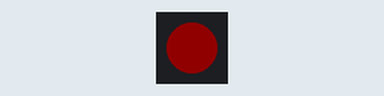
Simulated run of this program. Board: Pycom board running MicroPython. Parts: 1 RGB LEDs in strip order, left to right. Dim RGB values are drawn brighter than linear; the LoRaWAN join succeeds after 3 s and a send takes 0.1 s; library files of the repository ran but are not shown: 1 file(s); what the program prints to the serial console is not drawn.

Above: at 3.5 s.
At 28.0 s:
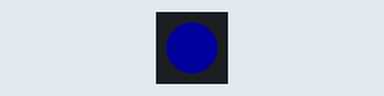
Timing chart, 0 to 63.7 s (numbered marks = the images above):
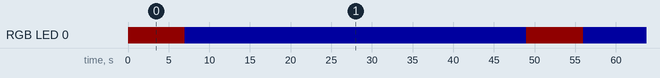

Measured:
- by itself, RGB LED 0: alternates RGB(16, 0, 0) for 7.0 s and RGB(0, 0, 32) for 42.0 s

The program:

main.py
```python
from network import LoRa
import socket

import binascii
import struct

import ustruct
#import ubinascii

import time
import config

import machine
from machine import UART

import pycom

import json
from machine import Pin
pycom.heartbeat(False)

arduinoUART = machine.UART(1, baudrate=9600, pins=('P20','P21'))

LORA_FREQUENCY = 903900000
LORA_NODE_DR = 1

lora = LoRa(mode=LoRa.LORAWAN, region=LoRa.US915, adr=False)

dev_addr = struct.unpack(">l", binascii.unhexlify('26021AED'))[0]
nwk_swkey = binascii.unhexlify('8B4852CFCEACFD09AFDC71FCAEF7C360')
app_swkey = binascii.unhexlify('CF314217B74704330EA8393C1AC325F7')

# remove all the non-default channels
for i in range(0, 72):  # Australia
    lora.remove_channel(i)

# set the 3 default channels to the same frequency
lora.add_channel(0, frequency=LORA_FREQUENCY, dr_min=0, dr_max=4)
lora.add_channel(1, frequency=LORA_FREQUENCY, dr_min=0, dr_max=4)
lora.add_channel(2, frequency=LORA_FREQUENCY, dr_min=0, dr_max=4)

# join a network using ABP (Activation By Personalization)
lora.join(activation=LoRa.ABP, auth=(dev_addr, nwk_swkey, app_swkey))

# create a LoRa socket
s = socket.socket(socket.AF_LORA, socket.SOCK_RAW)

# set the LoRaWAN data rate
s.setsockopt(socket.SOL_LORA, socket.SO_DR, LORA_NODE_DR)

# make the socket blocking
#   True -> means we will wait for data to be sent
#s.setblocking(True)
s.setblocking(False)

'''
for i in range (200):
    pycom.rgbled(0x100000);
    pkt = b'PKT #' + bytes([i])
    print('Sending:', pkt)
    s.send(pkt)
    time.sleep(4)
    pycom.rgbled(0x001008)
    rx, port = s.recvfrom(256)
    if rx:
        print('Received: {}, on port: {}'.format(rx, port))
    time.sleep(6)
'''

# 32 BYTES
#                   12345678901234567890123456789012345678
seesawDataFormat = 'BBBBBBBBBBBBBBBBBBBBBBBBBBBBBBBBBBBBBB'

def uploadData(data):
    print('Uploading Data over LoRa')
    pycom.rgbled(0x001003)

    #spliced = [data[i] for i in (0, 10, 11, 12, 13, 14, 15, 16, 17)]
    spliced = [data[i] for i in range(len(data))] # Send all
    #print('Sending>',end='',flush=True)
    #for i_data in spliced:
    #    print(i_data,end='',flush=True)
    #    s.send(bytes(i_data))
    #print(bytes(tuple(spliced)),end='',flush=True)
    s.setblocking(True)
    try:
        s.send(bytes(tuple(spliced)))
    except OSError:
        print('Operation Failed...')
    s.setblocking(False)

    #print('')
    pycom.rgbled(0x001003)
    time.sleep(0.10);

# To read seesaw:
#   issue start command (0xF0)
#   send address (I2C of seesaw)
#   send command (get data command = 0xA0)
def readSeesaws(currentSeesaw):
    success = False
    #print('Requesting Info From Arduino')
    # START COMMAND
    arduinoUART.write(bytes([0xF0]))
    # ADDRESS
    arduinoUART.write(bytes([0x10 + currentSeesaw]))
    # COMMAND
    arduinoUART.write(bytes([0xA0]))
    print('Request sent to arduino')
    time.sleep(1)
    while arduinoUART.any() >= ustruct.calcsize(seesawDataFormat):
        sawBuf = arduinoUART.readline()

        if not sawBuf:
            print('No data received')
        else:
            #print('sawBuf:', sawBuf)

            #resultBuf = ustruct.unpack('BHffbb', binascii.unhexlify(sawBuf))
            try:
                data = struct.unpack(seesawDataFormat, sawBuf)# binascii.unhexlify(sawBuf)
                #print('Result:', data)
                uploadData(sawBuf);
                success = True
            except ValueError:
                print('Incomplete Data...')
                # Attempt to clear buffer?
                arduinoUART.readall()
    #print('SUCCESS?', success)
    return success

# Test Transmissions (Send and Receive)
'''
while(True):
    s.setblocking(True)
    s.send(bytes([0x23]))
    s.setblocking(False)
    print(s.recv(64))
    time.sleep(1)
'''

currentSeesaw = 0
while(True):
    pycom.rgbled(0x100000)
    msg = s.recv(64)
    if(msg != b''):
        print('Gateway says: ',msg)
        arduinoUART.write(msg)

    if readSeesaws(currentSeesaw):
        currentSeesaw = currentSeesaw + 1
        if currentSeesaw > 5:
            currentSeesaw = 0
    time.sleep(6)
    pycom.rgbled(0x000020)
    # About 7 seconds of delay per upload
    #   Keeps us from exceeding 5000/hr variable upload rate limit
    #   that is imposed by the Tago.io website
    # Tago.io also has 500,000 variable limit... this means that
    #   at this max rate we could hold 100 hours
    # Lets extend the range of time we can have:
    #   Want a month of data: 30*24 = 720 hours
    # So the delay needs to be increased 7 times!
    #   This is only 1 upload of a single seesaw per 49 seconds
    #   Takes several minutes to update just the 6 seesaws!
    # WARNING: LoRaWAN waits for a transmission from this to send us any downstream data
    #   ---- THIS DELAY IS ALSO DELAYING DOWNSTREAM COMMANDS!
    #       So each downstream command will be delayed a minute!
    time.sleep(42) # Slow rate so tago.io will hold a month's worth of data

    # For testing, lets use a doubled delay, instead of 7x:
    #time.sleep(7)
```

config.py
```python
""" LoPy LoRaWAN Node configuration options """


# for US915
LORA_FREQUENCY = 903900000
LORA_GW_DR = "SF9BW125"
LORA_NODE_DR = 1

# for EU868
'''
LORA_FREQUENCY = 868100000
LORA_GW_DR = "SF7BW125" # DR_5
LORA_NODE_DR = 5
'''
```
